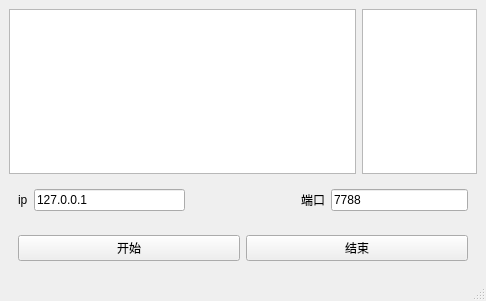
<?xml version="1.0" encoding="UTF-8"?>
<ui version="4.0">
 <class>MainWindow</class>
 <widget class="QMainWindow" name="MainWindow">
  <property name="geometry">
   <rect>
    <x>0</x>
    <y>0</y>
    <width>486</width>
    <height>301</height>
   </rect>
  </property>
  <property name="windowTitle">
   <string>MainWindow</string>
  </property>
  <widget class="QWidget" name="centralwidget">
   <layout class="QVBoxLayout" name="verticalLayout">
    <item>
     <layout class="QHBoxLayout" name="horizontalLayout_5" stretch="3,1">
      <item>
       <widget class="QTextBrowser" name="textBrowser"/>
      </item>
      <item>
       <widget class="QListView" name="listView"/>
      </item>
     </layout>
    </item>
    <item>
     <layout class="QHBoxLayout" name="horizontalLayout_4" stretch="2,1,2">
      <item>
       <widget class="QWidget" name="widget_2" native="true">
        <layout class="QHBoxLayout" name="horizontalLayout">
         <item>
          <widget class="QLabel" name="label">
           <property name="text">
            <string>ip</string>
           </property>
          </widget>
         </item>
         <item>
          <widget class="QLineEdit" name="lineEdit">
           <property name="text">
            <string>127.0.0.1</string>
           </property>
          </widget>
         </item>
        </layout>
       </widget>
      </item>
      <item>
       <spacer name="horizontalSpacer">
        <property name="orientation">
         <enum>Qt::Horizontal</enum>
        </property>
        <property name="sizeHint" stdset="0">
         <size>
          <width>38</width>
          <height>17</height>
         </size>
        </property>
       </spacer>
      </item>
      <item>
       <widget class="QWidget" name="widget_3" native="true">
        <layout class="QHBoxLayout" name="horizontalLayout_3">
         <item>
          <widget class="QLabel" name="label_2">
           <property name="text">
            <string>端口</string>
           </property>
          </widget>
         </item>
         <item>
          <widget class="QLineEdit" name="lineEdit_2">
           <property name="text">
            <string>7788</string>
           </property>
          </widget>
         </item>
        </layout>
       </widget>
      </item>
     </layout>
    </item>
    <item>
     <widget class="QWidget" name="widget" native="true">
      <layout class="QHBoxLayout" name="horizontalLayout_2">
       <item>
        <widget class="QPushButton" name="pushButton">
         <property name="text">
          <string>开始</string>
         </property>
         <property name="checkable">
          <bool>true</bool>
         </property>
        </widget>
       </item>
       <item>
        <widget class="QPushButton" name="pushButton_2">
         <property name="text">
          <string>结束</string>
         </property>
         <property name="checkable">
          <bool>true</bool>
         </property>
        </widget>
       </item>
      </layout>
     </widget>
    </item>
   </layout>
  </widget>
  <widget class="QMenuBar" name="menubar">
   <property name="geometry">
    <rect>
     <x>0</x>
     <y>0</y>
     <width>486</width>
     <height>23</height>
    </rect>
   </property>
  </widget>
  <widget class="QStatusBar" name="statusbar"/>
 </widget>
 <resources/>
 <connections/>
</ui>
